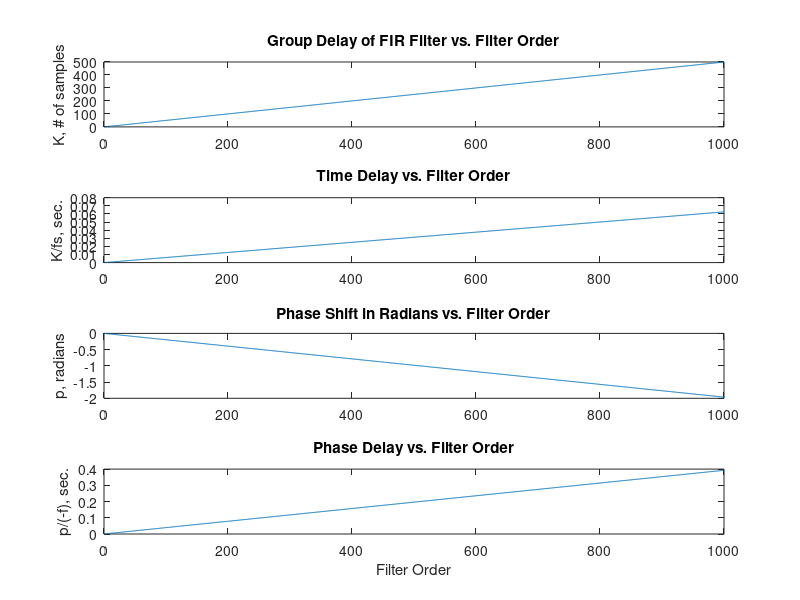
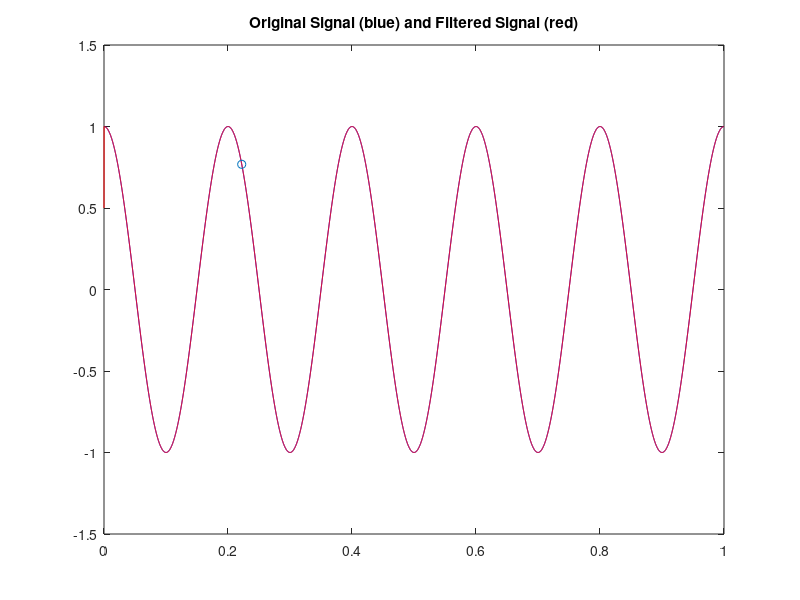

These figures' MATLAB source, in order: (Note: this script raises an error after producing the figures.)
% Jeff Arata
% 12/18/17
%
% This script looks at the effects of filter order on the phase, group
% delay/time delay of a signal, using an FIR filter.


% Order it, from easiest to hardest:
% 1) group delay (in general, negative derivative of phase shift) vs filter order
% 2) time delay vs filter order
% 3) phase delay (divide phase shift by negative frequency) vs filter order
% 4) phase shift in radians vs filter order (FIR only?)
% 5) filters magnitude response, frequency and phase
% 6) group delay (neg. derivative) vs. frequency (may be constant)
% 7) phase delay (divide by neg frequency) vs. frequency (may be constant)

% Notes to make:
% phase shift = -2*pi*K*f/fs (group delay and frequency can change here)
% time delay = K/fs = (N-1)/(2*fs)
% group delay = phase shift * fs / (2*pi*f)



clear;
clc;

fs = 8000;      % picking a sampling frequency
f = 5;          % pick a frequency for our signal

%% FIR Filters - using fir1

%% Group Delay vs. Filter Order

% In an FIR filter, the phase shift is usually linear in the form -K*w, 
% where K is the group delay and w is frequency. Since group delay is the
% negative frequency derivative of phase shift, we can find K. But it is 
% the average of the number of delayed samples which is:
% 
%   (0 + 1 + 2 + 3 + ... + (N-1) + N )/N = (N(N-1)/2) / N = (N-1)/2
%
% where N is the number of taps in the filter (1 more than its order)
 

FIR_max_order = 1000;        % set maximum filter order
order = 1:FIR_max_order;    % filter orders
N = order + 1;          % # of taps in filter
K = (N-1)/2;            % group delay

figure(1)
subplot(4,1,1)
plot(order,K)
title('Group Delay of FIR Filter vs. Filter Order')
ylabel('K, # of samples')


%% Time Delay vs. Filter Order

% Time delay is just the group delay, the average number of samples
% delayed, multiplied by the time in between samples, 1/fs

t_delay = K/fs;

figure(1)
subplot(4,1,2)
plot(order,t_delay)
title('Time Delay vs. Filter Order')
ylabel('K/fs, sec.')


%% Phase Shift vs. Filter Order

% Phase shift can be found to be p = -2*pi*K*f/fs
% Here f is a singular frequency

p = -2*pi*K*f/fs;
figure(1)
subplot(4,1,3)
plot(order,p)
title('Phase Shift in Radians vs. Filter Order')
ylabel('p, radians')


%% Phase Delay vs. Filter Order

% Phase delay is the phase shift divided by the negative frequency
%
% Here, since frequency f is constant, we can plot phase delay over filter
% order. Doing so gives us units of seconds for phase delay and in fact
% becomes 2*pi*time_delay

p_delay = p / (-f);

figure(1)
subplot(4,1,4)
plot(order,p_delay)
title('Phase Delay vs. Filter Order')
ylabel('p/(-f), sec.')
xlabel('Filter Order')




%% Simulation of the effects of filtering a signal

% Here we look at the effects of filtering a signal with a successively
% increasing filter order. We'll plot the original signal and the filtered
% signal on the same plot. We'll choose a lowpass filter with a cutoff
% frequency above those in the signal so that we can see the effects on the
% waveform.

t = 0:1/fs:1-1/fs;      % plot over a 1 second interval

f = 5;                  % our frequency
x = cos( 2*pi*f*t );    % our signal

%x = x + 0.5*cos(2*pi*9*t);
%x = x + 0.25*cos(2*pi*15*t);

cutoff = fs/4;      % cutoff is half of maximum frequency

point_follow = round(fs/4.5);

for ii = 1:order(end)
    
    b = fir1(ii, cutoff/(fs/2) );       % Filter coefficients
    y = filter(b,1,x);                  % signal output
    y_time = t + t_delay(ii);           % delayed time vector of output
    figure(2)
    plot(t,x,'b', t,y,'r')              % plot input and output of filter
    axis([0 1 -1.5 1.5])
    title('Original Signal (blue) and Filtered Signal (red)')
    hold on
    plot(t(point_follow), x(point_follow), 'o')     % Plot a point to follow
    if mod(ii,2) == 0                               % Plots the actual point
        y_value = y(point_follow+ii/2);             % if even.
        plot(y_time(point_follow), y_value, 'ro')
    elseif (ii>1)                                   % For odd orders, after
        plot(y_time(point_follow), y_value, 'ro')   % first loop, plot the 
    end                                             % previous even y value
    hold off                                        % for less fluctuation.    
    
    figure(3)
    freq_response(b, 1, 1024, fs);
    subplot(2,1,1)
    title(['Frequency Response FIR Order: ', num2str(ii)])
    
end

fprintf('We see that phase shift increases linearly (in magnitude) with increasing filter order for an FIR filter.\n')



%{
Notes and findings:

Waves with only odd harmonics can perfectly cancel themselves out with an
appropriately delayed copy of itself. This delay occurs when filtered by an
order that is an odd multiple of fs/f, where f is the fundamental
frequency, or lowest harmonic.

n = 1, 2, 3, 4, 5, ...
order = (2*n-1)*fs/f
group_delay = K = order/2 = ((2*n-1)/2)*fs/f
time_delay = (order/2)*1/fs = (2*n-1)/(2*f)

%}


% IIR Filters

% Bessel Filters


IIR_max_order = 40;


for order = 1:IIR_max_order
    
    
    
    
    
end



% Butterworth Filters









% ideas for further investigation

% do the same visualization looping through filters of different orders but
% with an IIR (maybe a chebyshev tye 2).

% try to calculate phase shift and group delay from that?





% Chebyshev Type 1 Filters




% Chebyshev Type 2 Filters






% Elliptic Filters







